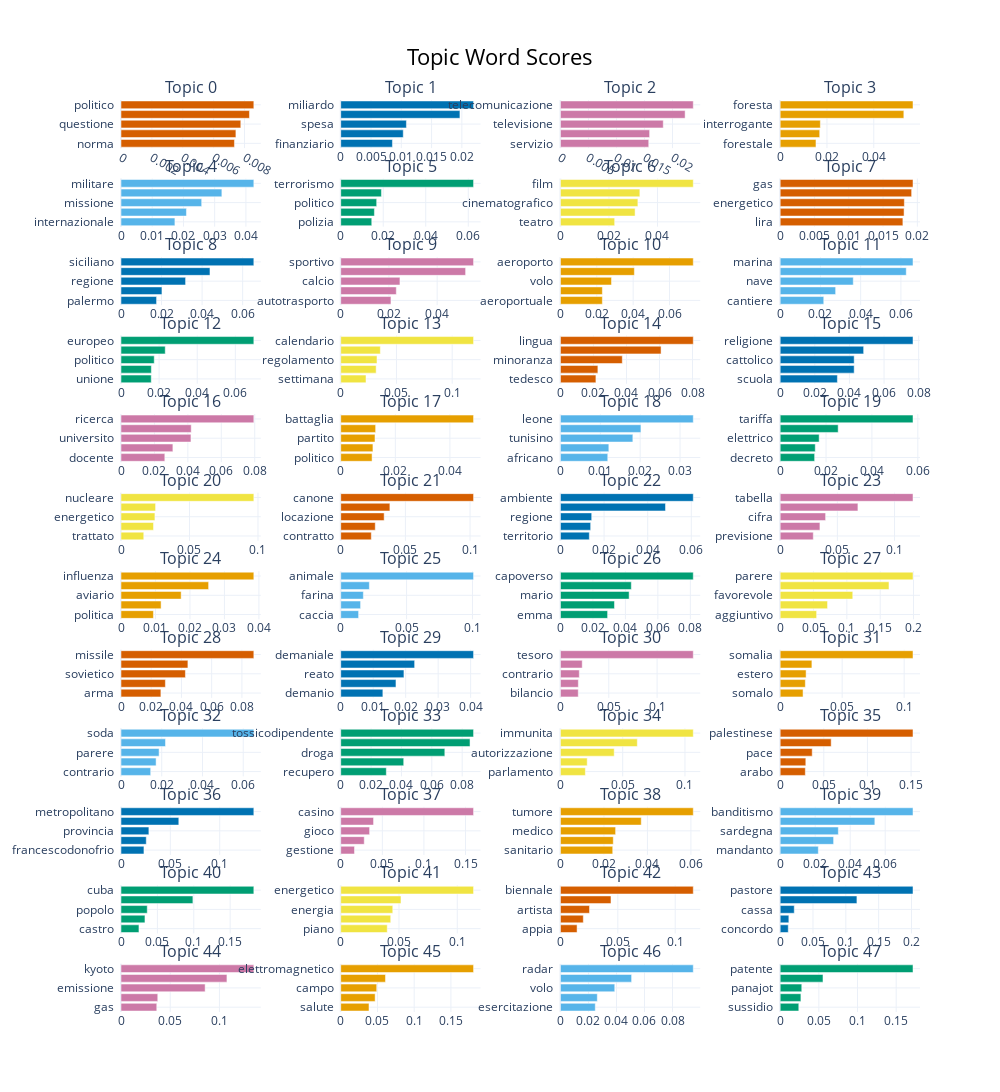

Notebook code for this chart:
### Code cell
# TOPICS FINALI 
# Prova con modello di prova
fig = final_model.visualize_barchart(top_n_topics=60, custom_labels=True)
fig.show()

### Figure 1 — Plotly figure (JSON) as saved in the notebook; plotly's stock layout.template omitted (floating-point values rounded to 4 significant figures)
{"data": [{"marker": {"color": "#D55E00"}, "orientation": "h", "type": "bar", "x": [0.007347, 0.007441, 0.007757, 0.008319, 0.008602], "xaxis": "x", "y": ["norma  ", "parlamento  ", "questione  ", "decreto  ", "politico  "], "yaxis": "y"}, {"marker": {"color": "#0072B2"}, "orientation": "h", "type": "bar", "x": [0.008538, 0.01032, 0.01085, 0.01968, 0.02193], "xaxis": "x2", "y": ["finanziario  ", "bilancio  ", "spesa  ", "piano  ", "miliardo  "], "yaxis": "y2"}, {"marker": {"color": "#CC79A7"}, "orientation": "h", "type": "bar", "x": [0.01575, 0.01591, 0.01835, 0.02225, 0.0237], "xaxis": "x3", "y": ["servizio  ", "televisivo  ", "televisione  ", "posta  ", "telecomunicazione  "], "yaxis": "y3"}, {"marker": {"color": "#E69F00"}, "orientation": "h", "type": "bar", "x": [0.0153, 0.01689, 0.01717, 0.05285, 0.05676], "xaxis": "x4", "y": ["forestale  ", "agricolo  ", "interrogante  ", "agricoltura  ", "foresta  "], "yaxis": "y4"}, {"marker": {"color": "#56B4E9"}, "orientation": "h", "type": "bar", "x": [0.01727, 0.02096, 0.02584, 0.0323, 0.04254], "xaxis": "x5", "y": ["internazionale  ", "pace  ", "missione  ", "guerra  ", "militare  "], "yaxis": "y5"}, {"marker": {"color": "#009E73"}, "orientation": "h", "type": "bar", "x": [0.0146, 0.01585, 0.01691, 0.01916, 0.0625], "xaxis": "x6", "y": ["polizia  ", "terroristico  ", "politico  ", "terrorista  ", "terrorismo  "], "yaxis": "y6"}, {"marker": {"color": "#F0E442"}, "orientation": "h", "type": "bar", "x": [0.02236, 0.03078, 0.03193, 0.03274, 0.05477], "xaxis": "x7", "y": ["teatro  ", "cinema  ", "cinematografico  ", "spettacolo  ", "film  "], "yaxis": "y7"}, {"marker": {"color": "#D55E00"}, "orientation": "h", "type": "bar", "x": [0.01789, 0.01807, 0.01811, 0.01917, 0.01937], "xaxis": "x8", "y": ["lira  ", "benzina  ", "energetico  ", "energia  ", "gas  "], "yaxis": "y8"}, {"marker": {"color": "#0072B2"}, "orientation": "h", "type": "bar", "x": [0.01754, 0.0202, 0.03186, 0.04388, 0.06552], "xaxis": "x9", "y": ["palermo  ", "regionale  ", "regione  ", "sicilia  ", "siciliano  "], "yaxis": "y9"}, {"marker": {"color": "#CC79A7"}, "orientation": "h", "type": "bar", "x": [0.02084, 0.02306, 0.02457, 0.05182, 0.05512], "xaxis": "x10", "y": ["autotrasporto  ", "golfo  ", "calcio  ", "sport  ", "sportivo  "], "yaxis": "y10"}, {"marker": {"color": "#E69F00"}, "orientation": "h", "type": "bar", "x": [0.02305, 0.02305, 0.02809, 0.04066, 0.07307], "xaxis": "x11", "y": ["aeroportuale  ", "trasporto  ", "volo  ", "aereo  ", "aeroporto  "], "yaxis": "y11"}, {"marker": {"color": "#56B4E9"}, "orientation": "h", "type": "bar", "x": [0.02166, 0.02756, 0.03633, 0.06266, 0.06602], "xaxis": "x12", "y": ["cantiere  ", "porto  ", "nave  ", "mercantile  ", "marina  "], "yaxis": "y12"}, {"marker": {"color": "#009E73"}, "orientation": "h", "type": "bar", "x": [0.01588, 0.01593, 0.01744, 0.02321, 0.0697], "xaxis": "x13", "y": ["unione  ", "parlamento  ", "politico  ", "trattato  ", "europeo  "], "yaxis": "y13"}, {"marker": {"color": "#F0E442"}, "orientation": "h", "type": "bar", "x": [0.02269, 0.03178, 0.03254, 0.03554, 0.1192], "xaxis": "x14", "y": ["settimana  ", "assemblea  ", "regolamento  ", "conferenza  ", "calendario  "], "yaxis": "y14"}, {"marker": {"color": "#D55E00"}, "orientation": "h", "type": "bar", "x": [0.02148, 0.02268, 0.03746, 0.06095, 0.08047], "xaxis": "x15", "y": ["tedesco  ", "bolzano  ", "minoranza  ", "linguistico  ", "lingua  "], "yaxis": "y15"}, {"marker": {"color": "#0072B2"}, "orientation": "h", "type": "bar", "x": [0.03305, 0.04274, 0.04274, 0.04821, 0.07672], "xaxis": "x16", "y": ["scuola  ", "insegnamento  ", "cattolico  ", "religioso  ", "religione  "], "yaxis": "y16"}, {"marker": {"color": "#CC79A7"}, "orientation": "h", "type": "bar", "x": [0.02621, 0.03104, 0.04185, 0.042, 0.07946], "xaxis": "x17", "y": ["docente  ", "ricercatore  ", "universito  ", "scientifico  ", "ricerca  "], "yaxis": "y17"}, {"marker": {"color": "#E69F00"}, "orientation": "h", "type": "bar", "x": [0.01148, 0.0118, 0.01255, 0.01279, 0.04866], "xaxis": "x18", "y": ["politico  ", "parlamentare  ", "partito  ", "battipaglia  ", "battaglia  "], "yaxis": "y18"}, {"marker": {"color": "#56B4E9"}, "orientation": "h", "type": "bar", "x": [0.01187, 0.01214, 0.01816, 0.02019, 0.03332], "xaxis": "x19", "y": ["africano  ", "estero  ", "tunisino  ", "tunisia  ", "leone  "], "yaxis": "y19"}, {"marker": {"color": "#009E73"}, "orientation": "h", "type": "bar", "x": [0.01502, 0.0153, 0.01699, 0.02528, 0.0579], "xaxis": "x20", "y": ["decreto  ", "prezzo  ", "elettrico  ", "aumento  ", "tariffa  "], "yaxis": "y20"}, {"marker": {"color": "#F0E442"}, "orientation": "h", "type": "bar", "x": [0.01662, 0.02373, 0.02476, 0.02524, 0.09697], "xaxis": "x21", "y": ["trattato  ", "centrale  ", "energetico  ", "energia  ", "nucleare  "], "yaxis": "y21"}, {"marker": {"color": "#D55E00"}, "orientation": "h", "type": "bar", "x": [0.02364, 0.0267, 0.03358, 0.03801, 0.1027], "xaxis": "x22", "y": ["contratto  ", "immobile  ", "locazione  ", "equo  ", "canone  "], "yaxis": "y22"}, {"marker": {"color": "#0072B2"}, "orientation": "h", "type": "bar", "x": [0.01324, 0.01385, 0.01433, 0.04816, 0.06091], "xaxis": "x23", "y": ["territorio  ", "rifiuto  ", "regione  ", "ambientale  ", "ambiente  "], "yaxis": "y23"}, {"marker": {"color": "#CC79A7"}, "orientation": "h", "type": "bar", "x": [0.02896, 0.03476, 0.03972, 0.06796, 0.1161], "xaxis": "x24", "y": ["previsione  ", "tab  ", "cifra  ", "capitolo  ", "tabella  "], "yaxis": "y24"}, {"marker": {"color": "#E69F00"}, "orientation": "h", "type": "bar", "x": [0.009406, 0.01163, 0.01745, 0.02541, 0.03853], "xaxis": "x25", "y": ["politica  ", "avicolo  ", "aviario  ", "virus  ", "influenza  "], "yaxis": "y25"}, {"marker": {"color": "#56B4E9"}, "orientation": "h", "type": "bar", "x": [0.01357, 0.01507, 0.01718, 0.02173, 0.1008], "xaxis": "x26", "y": ["caccia  ", "cane  ", "farina  ", "allevatore  ", "animale  "], "yaxis": "y26"}, {"marker": {"color": "#009E73"}, "orientation": "h", "type": "bar", "x": [0.02904, 0.03327, 0.04229, 0.04365, 0.08181], "xaxis": "x27", "y": ["emma  ", "mese  ", "mario  ", "milione  ", "capoverso  "], "yaxis": "y27"}, {"marker": {"color": "#F0E442"}, "orientation": "h", "type": "bar", "x": [0.05465, 0.07103, 0.1088, 0.1632, 0.1992], "xaxis": "x28", "y": ["aggiuntivo  ", "esprimo  ", "favorevole  ", "contrario  ", "parere  "], "yaxis": "y28"}, {"marker": {"color": "#D55E00"}, "orientation": "h", "type": "bar", "x": [0.02639, 0.02938, 0.04262, 0.04427, 0.0879], "xaxis": "x29", "y": ["arma  ", "installazione  ", "sovietico  ", "nucleare  ", "missile  "], "yaxis": "y29"}, {"marker": {"color": "#0072B2"}, "orientation": "h", "type": "bar", "x": [0.01298, 0.01701, 0.01947, 0.02276, 0.0409], "xaxis": "x30", "y": ["demanio  ", "corruzione  ", "reato  ", "concussione  ", "demaniale  "], "yaxis": "y30"}, {"marker": {"color": "#CC79A7"}, "orientation": "h", "type": "bar", "x": [0.01842, 0.01851, 0.0195, 0.02252, 0.1374], "xaxis": "x31", "y": ["bilancio  ", "parere  ", "contrario  ", "prete  ", "tesoro  "], "yaxis": "y31"}, {"marker": {"color": "#E69F00"}, "orientation": "h", "type": "bar", "x": [0.01846, 0.0203, 0.02092, 0.02559, 0.1072], "xaxis": "x32", "y": ["somalo  ", "missione  ", "estero  ", "somale  ", "somalia  "], "yaxis": "y32"}, {"marker": {"color": "#56B4E9"}, "orientation": "h", "type": "bar", "x": [0.01457, 0.01723, 0.0187, 0.02185, 0.06521], "xaxis": "x33", "y": ["contrario  ", "testo  ", "parere  ", "costituzionale  ", "soda  "], "yaxis": "y33"}, {"marker": {"color": "#009E73"}, "orientation": "h", "type": "bar", "x": [0.03003, 0.04149, 0.06858, 0.08517, 0.0875], "xaxis": "x34", "y": ["recupero  ", "metadone  ", "droga  ", "tossicodipendenza  ", "tossicodipendente  "], "yaxis": "y34"}, {"marker": {"color": "#F0E442"}, "orientation": "h", "type": "bar", "x": [0.02001, 0.02149, 0.04318, 0.06174, 0.1067], "xaxis": "x35", "y": ["parlamento  ", "istituto  ", "autorizzazione  ", "parlamentare  ", "immunita  "], "yaxis": "y35"}, {"marker": {"color": "#D55E00"}, "orientation": "h", "type": "bar", "x": [0.02882, 0.02938, 0.03672, 0.05844, 0.1522], "xaxis": "x36", "y": ["arabo  ", "israele  ", "pace  ", "israeliano  ", "palestinese  "], "yaxis": "y36"}, {"marker": {"color": "#0072B2"}, "orientation": "h", "type": "bar", "x": [0.02324, 0.0256, 0.02824, 0.05855, 0.1346], "xaxis": "x37", "y": ["francescodonofrio  ", "regione  ", "provincia  ", "area  ", "metropolitano  "], "yaxis": "y37"}, {"marker": {"color": "#CC79A7"}, "orientation": "h", "type": "bar", "x": [0.01654, 0.02827, 0.03471, 0.03946, 0.1596], "xaxis": "x38", "y": ["gestione  ", "bingo  ", "gioco  ", "campione  ", "casino  "], "yaxis": "y38"}, {"marker": {"color": "#E69F00"}, "orientation": "h", "type": "bar", "x": [0.02405, 0.02429, 0.02537, 0.03716, 0.06109], "xaxis": "x39", "y": ["sanitario  ", "sperimentazione  ", "medico  ", "paziente  ", "tumore  "], "yaxis": "y39"}, {"marker": {"color": "#56B4E9"}, "orientation": "h", "type": "bar", "x": [0.02179, 0.03052, 0.03322, 0.05407, 0.07588], "xaxis": "x40", "y": ["mandanto  ", "polizia  ", "sardegna  ", "bandito  ", "banditismo  "], "yaxis": "y40"}, {"marker": {"color": "#009E73"}, "orientation": "h", "type": "bar", "x": [0.02466, 0.03293, 0.03607, 0.09878, 0.1825], "xaxis": "x41", "y": ["castro  ", "americano  ", "popolo  ", "cubano  ", "cuba  "], "yaxis": "y41"}, {"marker": {"color": "#F0E442"}, "orientation": "h", "type": "bar", "x": [0.03993, 0.0429, 0.04466, 0.05169, 0.114], "xaxis": "x42", "y": ["piano  ", "centrale  ", "energia  ", "nucleare  ", "energetico  "], "yaxis": "y42"}, {"marker": {"color": "#D55E00"}, "orientation": "h", "type": "bar", "x": [0.01448, 0.01993, 0.02533, 0.04404, 0.1158], "xaxis": "x43", "y": ["appia  ", "mostra  ", "artista  ", "arte  ", "biennale  "], "yaxis": "y43"}, {"marker": {"color": "#0072B2"}, "orientation": "h", "type": "bar", "x": [0.0123, 0.01321, 0.02146, 0.1169, 0.2024], "xaxis": "x44", "y": ["concordo  ", "mezzogiorno  ", "cassa  ", "portafoglio  ", "pastore  "], "yaxis": "y44"}, {"marker": {"color": "#CC79A7"}, "orientation": "h", "type": "bar", "x": [0.03634, 0.03735, 0.08547, 0.1076, 0.1349], "xaxis": "x45", "y": ["gas  ", "serra  ", "emissione  ", "protocollo  ", "kyoto  "], "yaxis": "y45"}, {"marker": {"color": "#E69F00"}, "orientation": "h", "type": "bar", "x": [0.03847, 0.04682, 0.04899, 0.06092, 0.1808], "xaxis": "x46", "y": ["salute  ", "elettrodotto  ", "campo  ", "inquinamento  ", "elettromagnetico  "], "yaxis": "y46"}, {"marker": {"color": "#56B4E9"}, "orientation": "h", "type": "bar", "x": [0.02486, 0.0263, 0.03876, 0.05079, 0.09483], "xaxis": "x47", "y": ["esercitazione  ", "difesa  ", "volo  ", "aereo  ", "radar  "], "yaxis": "y47"}, {"marker": {"color": "#009E73"}, "orientation": "h", "type": "bar", "x": [0.02408, 0.02679, 0.02791, 0.05536, 0.1718], "xaxis": "x48", "y": ["sussidio  ", "veicolo  ", "panajot  ", "guida  ", "patente  "], "yaxis": "y48"}], "layout": {"annotations": [{"font": {"size": 16}, "showarrow": false, "text": "Topic 0", "x": 0.0875, "xanchor": "center", "xref": "paper", "y": 1, "yanchor": "bottom", "yref": "paper"}, {"font": {"size": 16}, "showarrow": false, "text": "Topic 1", "x": 0.3625, "xanchor": "center", "xref": "paper", "y": 1, "yanchor": "bottom", "yref": "paper"}, {"font": {"size": 16}, "showarrow": false, "text": "Topic 2", "x": 0.6375, "xanchor": "center", "xref": "paper", "y": 1, "yanchor": "bottom", "yref": "paper"}, {"font": {"size": 16}, "showarrow": false, "text": "Topic 3", "x": 0.9125, "xanchor": "center", "xref": "paper", "y": 1, "yanchor": "bottom", "yref": "paper"}, {"font": {"size": 16}, "showarrow": false, "text": "Topic 4", "x": 0.0875, "xanchor": "center", "xref": "paper", "y": 0.9139, "yanchor": "bottom", "yref": "paper"}, {"font": {"size": 16}, "showarrow": false, "text": "Topic 5", "x": 0.3625, "xanchor": "center", "xref": "paper", "y": 0.9139, "yanchor": "bottom", "yref": "paper"}, {"font": {"size": 16}, "showarrow": false, "text": "Topic 6", "x": 0.6375, "xanchor": "center", "xref": "paper", "y": 0.9139, "yanchor": "bottom", "yref": "paper"}, {"font": {"size": 16}, "showarrow": false, "text": "Topic 7", "x": 0.9125, "xanchor": "center", "xref": "paper", "y": 0.9139, "yanchor": "bottom", "yref": "paper"}, {"font": {"size": 16}, "showarrow": false, "text": "Topic 8", "x": 0.0875, "xanchor": "center", "xref": "paper", "y": 0.8278, "yanchor": "bottom", "yref": "paper"}, {"font": {"size": 16}, "showarrow": false, "text": "Topic 9", "x": 0.3625, "xanchor": "center", "xref": "paper", "y": 0.8278, "yanchor": "bottom", "yref": "paper"}, {"font": {"size": 16}, "showarrow": false, "text": "Topic 10", "x": 0.6375, "xanchor": "center", "xref": "paper", "y": 0.8278, "yanchor": "bottom", "yref": "paper"}, {"font": {"size": 16}, "showarrow": false, "text": "Topic 11", "x": 0.9125, "xanchor": "center", "xref": "paper", "y": 0.8278, "yanchor": "bottom", "yref": "paper"}, {"font": {"size": 16}, "showarrow": false, "text": "Topic 12", "x": 0.0875, "xanchor": "center", "xref": "paper", "y": 0.7417, "yanchor": "bottom", "yref": "paper"}, {"font": {"size": 16}, "showarrow": false, "text": "Topic 13", "x": 0.3625, "xanchor": "center", "xref": "paper", "y": 0.7417, "yanchor": "bottom", "yref": "paper"}, {"font": {"size": 16}, "showarrow": false, "text": "Topic 14", "x": 0.6375, "xanchor": "center", "xref": "paper", "y": 0.7417, "yanchor": "bottom", "yref": "paper"}, {"font": {"size": 16}, "showarrow": false, "text": "Topic 15", "x": 0.9125, "xanchor": "center", "xref": "paper", "y": 0.7417, "yanchor": "bottom", "yref": "paper"}, {"font": {"size": 16}, "showarrow": false, "text": "Topic 16", "x": 0.0875, "xanchor": "center", "xref": "paper", "y": 0.6556, "yanchor": "bottom", "yref": "paper"}, {"font": {"size": 16}, "showarrow": false, "text": "Topic 17", "x": 0.3625, "xanchor": "center", "xref": "paper", "y": 0.6556, "yanchor": "bottom", "yref": "paper"}, {"font": {"size": 16}, "showarrow": false, "text": "Topic 18", "x": 0.6375, "xanchor": "center", "xref": "paper", "y": 0.6556, "yanchor": "bottom", "yref": "paper"}, {"font": {"size": 16}, "showarrow": false, "text": "Topic 19", "x": 0.9125, "xanchor": "center", "xref": "paper", "y": 0.6556, "yanchor": "bottom", "yref": "paper"}, {"font": {"size": 16}, "showarrow": false, "text": "Topic 20", "x": 0.0875, "xanchor": "center", "xref": "paper", "y": 0.5694, "yanchor": "bottom", "yref": "paper"}, {"font": {"size": 16}, "showarrow": false, "text": "Topic 21", "x": 0.3625, "xanchor": "center", "xref": "paper", "y": 0.5694, "yanchor": "bottom", "yref": "paper"}, {"font": {"size": 16}, "showarrow": false, "text": "Topic 22", "x": 0.6375, "xanchor": "center", "xref": "paper", "y": 0.5694, "yanchor": "bottom", "yref": "paper"}, {"font": {"size": 16}, "showarrow": false, "text": "Topic 23", "x": 0.9125, "xanchor": "center", "xref": "paper", "y": 0.5694, "yanchor": "bottom", "yref": "paper"}, {"font": {"size": 16}, "showarrow": false, "text": "Topic 24", "x": 0.0875, "xanchor": "center", "xref": "paper", "y": 0.4833, "yanchor": "bottom", "yref": "paper"}, {"font": {"size": 16}, "showarrow": false, "text": "Topic 25", "x": 0.3625, "xanchor": "center", "xref": "paper", "y": 0.4833, "yanchor": "bottom", "yref": "paper"}, {"font": {"size": 16}, "showarrow": false, "text": "Topic 26", "x": 0.6375, "xanchor": "center", "xref": "paper", "y": 0.4833, "yanchor": "bottom", "yref": "paper"}, {"font": {"size": 16}, "showarrow": false, "text": "Topic 27", "x": 0.9125, "xanchor": "center", "xref": "paper", "y": 0.4833, "yanchor": "bottom", "yref": "paper"}, {"font": {"size": 16}, "showarrow": false, "text": "Topic 28", "x": 0.0875, "xanchor": "center", "xref": "paper", "y": 0.3972, "yanchor": "bottom", "yref": "paper"}, {"font": {"size": 16}, "showarrow": false, "text": "Topic 29", "x": 0.3625, "xanchor": "center", "xref": "paper", "y": 0.3972, "yanchor": "bottom", "yref": "paper"}, {"font": {"size": 16}, "showarrow": false, "text": "Topic 30", "x": 0.6375, "xanchor": "center", "xref": "paper", "y": 0.3972, "yanchor": "bottom", "yref": "paper"}, {"font": {"size": 16}, "showarrow": false, "text": "Topic 31", "x": 0.9125, "xanchor": "center", "xref": "paper", "y": 0.3972, "yanchor": "bottom", "yref": "paper"}, {"font": {"size": 16}, "showarrow": false, "text": "Topic 32", "x": 0.0875, "xanchor": "center", "xref": "paper", "y": 0.3111, "yanchor": "bottom", "yref": "paper"}, {"font": {"size": 16}, "showarrow": false, "text": "Topic 33", "x": 0.3625, "xanchor": "center", "xref": "paper", "y": 0.3111, "yanchor": "bottom", "yref": "paper"}, {"font": {"size": 16}, "showarrow": false, "text": "Topic 34", "x": 0.6375, "xanchor": "center", "xref": "paper", "y": 0.3111, "yanchor": "bottom", "yref": "paper"}, {"font": {"size": 16}, "showarrow": false, "text": "Topic 35", "x": 0.9125, "xanchor": "center", "xref": "paper", "y": 0.3111, "yanchor": "bottom", "yref": "paper"}, {"font": {"size": 16}, "showarrow": false, "text": "Topic 36", "x": 0.0875, "xanchor": "center", "xref": "paper", "y": 0.225, "yanchor": "bottom", "yref": "paper"}, {"font": {"size": 16}, "showarrow": false, "text": "Topic 37", "x": 0.3625, "xanchor": "center", "xref": "paper", "y": 0.225, "yanchor": "bottom", "yref": "paper"}, {"font": {"size": 16}, "showarrow": false, "text": "Topic 38", "x": 0.6375, "xanchor": "center", "xref": "paper", "y": 0.225, "yanchor": "bottom", "yref": "paper"}, {"font": {"size": 16}, "showarrow": false, "text": "Topic 39", "x": 0.9125, "xanchor": "center", "xref": "paper", "y": 0.225, "yanchor": "bottom", "yref": "paper"}, {"font": {"size": 16}, "showarrow": false, "text": "Topic 40", "x": 0.0875, "xanchor": "center", "xref": "paper", "y": 0.1389, "yanchor": "bottom", "yref": "paper"}, {"font": {"size": 16}, "showarrow": false, "text": "Topic 41", "x": 0.3625, "xanchor": "center", "xref": "paper", "y": 0.1389, "yanchor": "bottom", "yref": "paper"}, {"font": {"size": 16}, "showarrow": false, "text": "Topic 42", "x": 0.6375, "xanchor": "center", "xref": "paper", "y": 0.1389, "yanchor": "bottom", "yref": "paper"}, {"font": {"size": 16}, "showarrow": false, "text": "Topic 43", "x": 0.9125, "xanchor": "center", "xref": "paper", "y": 0.1389, "yanchor": "bottom", "yref": "paper"}, {"font": {"size": 16}, "showarrow": false, "text": "Topic 44", "x": 0.0875, "xanchor": "center", "xref": "paper", "y": 0.05278, "yanchor": "bottom", "yref": "paper"}, {"font": {"size": 16}, "showarrow": false, "text": "Topic 45", "x": 0.3625, "xanchor": "center", "xref": "paper", "y": 0.05278, "yanchor": "bottom", "yref": "paper"}, {"font": {"size": 16}, "showarrow": false, "text": "Topic 46", "x": 0.6375, "xanchor": "center", "xref": "paper", "y": 0.05278, "yanchor": "bottom", "yref": "paper"}, {"font": {"size": 16}, "showarrow": false, "text": "Topic 47", "x": 0.9125, "xanchor": "center", "xref": "paper", "y": 0.05278, "yanchor": "bottom", "yref": "paper"}], "height": 3000, "hoverlabel": {"bgcolor": "white", "font": {"family": "Rockwell", "size": 16}}, "showlegend": false, "title": {"font": {"color": "Black", "size": 22}, "text": "Topic Word Scores", "x": 0.5, "xanchor": "center", "yanchor": "top"}, "width": 1000, "xaxis": {"anchor": "y", "domain": [0, 0.175], "showgrid": true}, "xaxis10": {"anchor": "y10", "domain": [0.275, 0.45], "showgrid": true}, "xaxis11": {"anchor": "y11", "domain": [0.55, 0.725], "showgrid": true}, "xaxis12": {"anchor": "y12", "domain": [0.825, 1], "showgrid": true}, "xaxis13": {"anchor": "y13", "domain": [0, 0.175], "showgrid": true}, "xaxis14": {"anchor": "y14", "domain": [0.275, 0.45], "showgrid": true}, "xaxis15": {"anchor": "y15", "domain": [0.55, 0.725], "showgrid": true}, "xaxis16": {"anchor": "y16", "domain": [0.825, 1], "showgrid": true}, "xaxis17": {"anchor": "y17", "domain": [0, 0.175], "showgrid": true}, "xaxis18": {"anchor": "y18", "domain": [0.275, 0.45], "showgrid": true}, "xaxis19": {"anchor": "y19", "domain": [0.55, 0.725], "showgrid": true}, "xaxis2": {"anchor": "y2", "domain": [0.275, 0.45], "showgrid": true}, "xaxis20": {"anchor": "y20", "domain": [0.825, 1], "showgrid": true}, "xaxis21": {"anchor": "y21", "domain": [0, 0.175], "showgrid": true}, "xaxis22": {"anchor": "y22", "domain": [0.275, 0.45], "showgrid": true}, "xaxis23": {"anchor": "y23", "domain": [0.55, 0.725], "showgrid": true}, "xaxis24": {"anchor": "y24", "domain": [0.825, 1], "showgrid": true}, "xaxis25": {"anchor": "y25", "domain": [0, 0.175], "showgrid": true}, "xaxis26": {"anchor": "y26", "domain": [0.275, 0.45], "showgrid": true}, "xaxis27": {"anchor": "y27", "domain": [0.55, 0.725], "showgrid": true}, "xaxis28": {"anchor": "y28", "domain": [0.825, 1], "showgrid": true}, "xaxis29": {"anchor": "y29", "domain": [0, 0.175], "showgrid": true}, "xaxis3": {"anchor": "y3", "domain": [0.55, 0.725], "showgrid": true}, "xaxis30": {"anchor": "y30", "domain": [0.275, 0.45], "showgrid": true}, "xaxis31": {"anchor": "y31", "domain": [0.55, 0.725], "showgrid": true}, "xaxis32": {"anchor": "y32", "domain": [0.825, 1], "showgrid": true}, "xaxis33": {"anchor": "y33", "domain": [0, 0.175], "showgrid": true}, "xaxis34": {"anchor": "y34", "domain": [0.275, 0.45], "showgrid": true}, "xaxis35": {"anchor": "y35", "domain": [0.55, 0.725], "showgrid": true}, "xaxis36": {"anchor": "y36", "domain": [0.825, 1], "showgrid": true}, "xaxis37": {"anchor": "y37", "domain": [0, 0.175], "showgrid": true}, "xaxis38": {"anchor": "y38", "domain": [0.275, 0.45], "showgrid": true}, "xaxis39": {"anchor": "y39", "domain": [0.55, 0.725], "showgrid": true}, "xaxis4": {"anchor": "y4", "domain": [0.825, 1], "showgrid": true}, "xaxis40": {"anchor": "y40", "domain": [0.825, 1], "showgrid": true}, "xaxis41": {"anchor": "y41", "domain": [0, 0.175], "showgrid": true}, "xaxis42": {"anchor": "y42", "domain": [0.275, 0.45], "showgrid": true}, "xaxis43": {"anchor": "y43", "domain": [0.55, 0.725], "showgrid": true}, "xaxis44": {"anchor": "y44", "domain": [0.825, 1], "showgrid": true}, "xaxis45": {"anchor": "y45", "domain": [0, 0.175], "showgrid": true}, "xaxis46": {"anchor": "y46", "domain": [0.275, 0.45], "showgrid": true}, "xaxis47": {"anchor": "y47", "domain": [0.55, 0.725], "showgrid": true}, "xaxis48": {"anchor": "y48", "domain": [0.825, 1], "showgrid": true}, "xaxis5": {"anchor": "y5", "domain": [0, 0.175], "showgrid": true}, "xaxis6": {"anchor": "y6", "domain": [0.275, 0.45], "showgrid": true}, "xaxis7": {"anchor": "y7", "domain": [0.55, 0.725], "showgrid": true}, "xaxis8": {"anchor": "y8", "domain": [0.825, 1], "showgrid": true}, "xaxis9": {"anchor": "y9", "domain": [0, 0.175], "showgrid": true}, "yaxis": {"anchor": "x", "domain": [0.9472, 1], "showgrid": true}, "yaxis10": {"anchor": "x10", "domain": [0.775, 0.8278], "showgrid": true}, "yaxis11": {"anchor": "x11", "domain": [0.775, 0.8278], "showgrid": true}, "yaxis12": {"anchor": "x12", "domain": [0.775, 0.8278], "showgrid": true}, "yaxis13": {"anchor": "x13", "domain": [0.6889, 0.7417], "showgrid": true}, "yaxis14": {"anchor": "x14", "domain": [0.6889, 0.7417], "showgrid": true}, "yaxis15": {"anchor": "x15", "domain": [0.6889, 0.7417], "showgrid": true}, "yaxis16": {"anchor": "x16", "domain": [0.6889, 0.7417], "showgrid": true}, "yaxis17": {"anchor": "x17", "domain": [0.6028, 0.6556], "showgrid": true}, "yaxis18": {"anchor": "x18", "domain": [0.6028, 0.6556], "showgrid": true}, "yaxis19": {"anchor": "x19", "domain": [0.6028, 0.6556], "showgrid": true}, "yaxis2": {"anchor": "x2", "domain": [0.9472, 1], "showgrid": true}, "yaxis20": {"anchor": "x20", "domain": [0.6028, 0.6556], "showgrid": true}, "yaxis21": {"anchor": "x21", "domain": [0.5167, 0.5694], "showgrid": true}, "yaxis22": {"anchor": "x22", "domain": [0.5167, 0.5694], "showgrid": true}, "yaxis23": {"anchor": "x23", "domain": [0.5167, 0.5694], "showgrid": true}, "yaxis24": {"anchor": "x24", "domain": [0.5167, 0.5694], "showgrid": true}, "yaxis25": {"anchor": "x25", "domain": [0.4306, 0.4833], "showgrid": true}, "yaxis26": {"anchor": "x26", "domain": [0.4306, 0.4833], "showgrid": true}, "yaxis27": {"anchor": "x27", "domain": [0.4306, 0.4833], "showgrid": true}, "yaxis28": {"anchor": "x28", "domain": [0.4306, 0.4833], "showgrid": true}, "yaxis29": {"anchor": "x29", "domain": [0.3444, 0.3972], "showgrid": true}, "yaxis3": {"anchor": "x3", "domain": [0.9472, 1], "showgrid": true}, "yaxis30": {"anchor": "x30", "domain": [0.3444, 0.3972], "showgrid": true}, "yaxis31": {"anchor": "x31", "domain": [0.3444, 0.3972], "showgrid": true}, "yaxis32": {"anchor": "x32", "domain": [0.3444, 0.3972], "showgrid": true}, "yaxis33": {"anchor": "x33", "domain": [0.2583, 0.3111], "showgrid": true}, "yaxis34": {"anchor": "x34", "domain": [0.2583, 0.3111], "showgrid": true}, "yaxis35": {"anchor": "x35", "domain": [0.2583, 0.3111], "showgrid": true}, "yaxis36": {"anchor": "x36", "domain": [0.2583, 0.3111], "showgrid": true}, "yaxis37": {"anchor": "x37", "domain": [0.1722, 0.225], "showgrid": true}, "yaxis38": {"anchor": "x38", "domain": [0.1722, 0.225], "showgrid": true}, "yaxis39": {"anchor": "x39", "domain": [0.1722, 0.225], "showgrid": true}, "yaxis4": {"anchor": "x4", "domain": [0.9472, 1], "showgrid": true}, "yaxis40": {"anchor": "x40", "domain": [0.1722, 0.225], "showgrid": true}, "yaxis41": {"anchor": "x41", "domain": [0.08611, 0.1389], "showgrid": true}, "yaxis42": {"anchor": "x42", "domain": [0.08611, 0.1389], "showgrid": true}, "yaxis43": {"anchor": "x43", "domain": [0.08611, 0.1389], "showgrid": true}, "yaxis44": {"anchor": "x44", "domain": [0.08611, 0.1389], "showgrid": true}, "yaxis45": {"anchor": "x45", "domain": [0, 0.05278], "showgrid": true}, "yaxis46": {"anchor": "x46", "domain": [0, 0.05278], "showgrid": true}, "yaxis47": {"anchor": "x47", "domain": [0, 0.05278], "showgrid": true}, "yaxis48": {"anchor": "x48", "domain": [0, 0.05278], "showgrid": true}, "yaxis5": {"anchor": "x5", "domain": [0.8611, 0.9139], "showgrid": true}, "yaxis6": {"anchor": "x6", "domain": [0.8611, 0.9139], "showgrid": true}, "yaxis7": {"anchor": "x7", "domain": [0.8611, 0.9139], "showgrid": true}, "yaxis8": {"anchor": "x8", "domain": [0.8611, 0.9139], "showgrid": true}, "yaxis9": {"anchor": "x9", "domain": [0.775, 0.8278], "showgrid": true}}}
